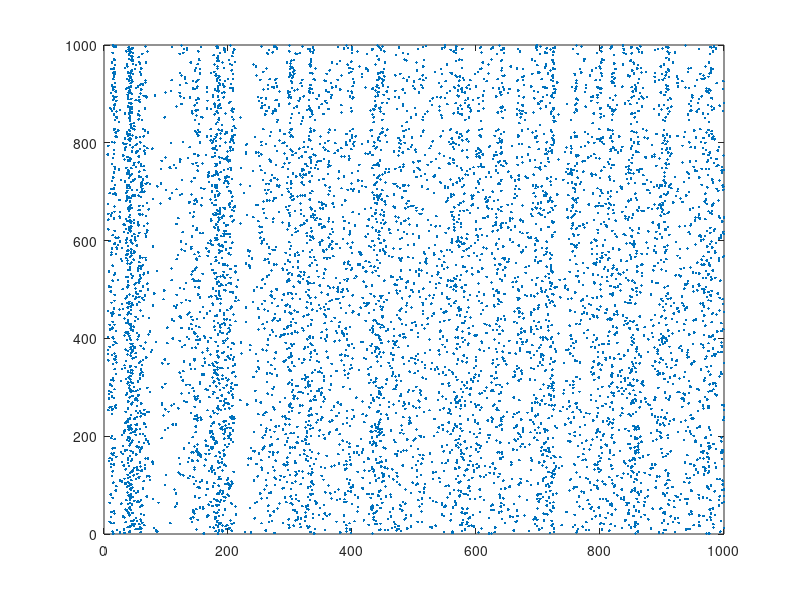

MATLAB code to generate this figure:
% Created by Eugene M. Izhikevich, February 25, 2003
% Excitatory neurons    Inhibitory neurons
Ne=800;                 Ni=200;
re=rand(Ne,1);          ri=rand(Ni,1);
a=[0.02*ones(Ne,1);     0.02+0.08*ri];
b=[0.2*ones(Ne,1);      0.25-0.05*ri];
c=[-65+15*re.^2;        -65*ones(Ni,1)];
d=[8-6*re.^2;           2*ones(Ni,1)];
S=[0.5*rand(Ne+Ni,Ne),  -rand(Ne+Ni,Ni)];

v=-65*ones(Ne+Ni,1);    % Initial values of v
u=b.*v;                 % Initial values of u
firings=[];             % spike timings

for t=1:1000            % simulation of 1000 ms
    I=[5*randn(Ne,1);2*randn(Ni,1)]; % thalamic input
    fired=find(v>=30);    % indices of spikes
    firings=[firings; t+0*fired,fired];
    v(fired)=c(fired);
    u(fired)=u(fired)+d(fired);
    I=I+sum(S(:,fired),2);
    v=v+0.5*(0.04*v.^2+5*v+140-u+I); % step 0.5 ms
    v=v+0.5*(0.04*v.^2+5*v+140-u+I); % for numerical
    u=u+a.*(b.*v-u);                 % stability
end;
plot(firings(:,1),firings(:,2),'.');